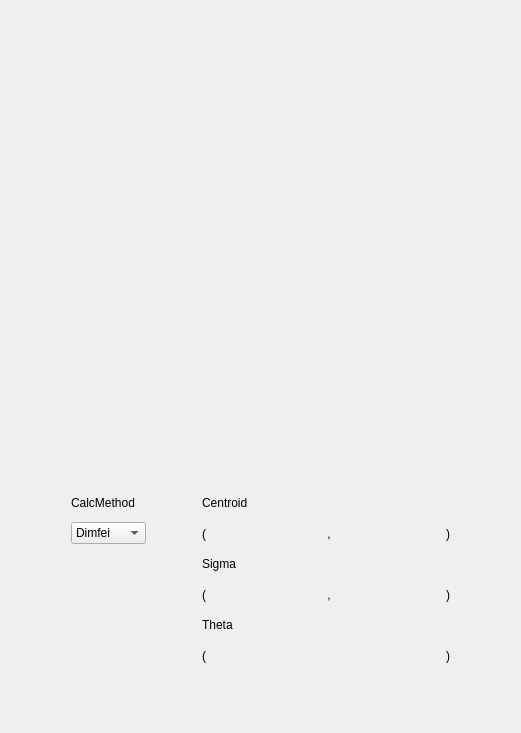
     <widget class="QWidget" name="Scrn4">
      <attribute name="title">
       <string> Scrn 4  </string>
      </attribute>
      <layout class="QVBoxLayout" name="verticalLayout_11">
       <item>
        <spacer name="verticalSpacer_18">
         <property name="orientation">
          <enum>Qt::Vertical</enum>
         </property>
         <property name="sizeHint" stdset="0">
          <size>
           <width>20</width>
           <height>40</height>
          </size>
         </property>
        </spacer>
       </item>
       <item>
        <widget class="QWidget" name="widget_Scrn4" native="true">
         <property name="minimumSize">
          <size>
           <width>0</width>
           <height>0</height>
          </size>
         </property>
         <layout class="QVBoxLayout" name="verticalLayout_12">
          <property name="leftMargin">
           <number>0</number>
          </property>
          <property name="topMargin">
           <number>0</number>
          </property>
          <property name="rightMargin">
           <number>0</number>
          </property>
          <property name="bottomMargin">
           <number>0</number>
          </property>
          <item>
           <widget class="PyDMImageView" name="PyDMImageView_Scrn4">
            <property name="minimumSize">
             <size>
              <width>499</width>
              <height>390</height>
             </size>
            </property>
            <property name="maximumSize">
             <size>
              <width>499</width>
              <height>390</height>
             </size>
            </property>
            <property name="toolTip">
             <string/>
            </property>
            <property name="whatsThis">
             <string/>
            </property>
            <property name="imageChannel" stdset="0">
             <string>ca://TS-04:DI-Scrn-3:&amp;&amp;dataarray$$</string>
            </property>
            <property name="widthChannel" stdset="0">
             <string>ca://TS-04:DI-Scrn-3:$$width$$</string>
            </property>
           </widget>
          </item>
          <item>
           <spacer name="verticalSpacer_17">
            <property name="orientation">
             <enum>Qt::Vertical</enum>
            </property>
            <property name="sizeHint" stdset="0">
             <size>
              <width>20</width>
              <height>40</height>
             </size>
            </property>
           </spacer>
          </item>
          <item>
           <widget class="QWidget" name="widget_Calculations_Scrn4" native="true">
            <layout class="QGridLayout" name="gridLayout_73">
             <item row="3" column="3" colspan="6">
              <widget class="QLabel" name="label_Sigma_Scrn4">
               <property name="text">
                <string>Sigma</string>
               </property>
              </widget>
             </item>
             <item row="1" column="3" colspan="6">
              <widget class="QLabel" name="label_Centroid_Scrn4">
               <property name="text">
                <string>Centroid</string>
               </property>
              </widget>
             </item>
             <item row="2" column="1">
              <widget class="PyDMEnumComboBox" name="PyDMEnumComboBox_CalcMethod_Scrn4">
               <property name="enabled">
                <bool>true</bool>
               </property>
               <property name="sizePolicy">
                <sizepolicy hsizetype="Preferred" vsizetype="Maximum">
                 <horstretch>0</horstretch>
                 <verstretch>0</verstretch>
                </sizepolicy>
               </property>
               <property name="toolTip">
                <string/>
               </property>
               <property name="whatsThis">
                <string/>
               </property>
               <item>
                <property name="text">
                 <string>Dimfei</string>
                </property>
               </item>
               <item>
                <property name="text">
                 <string>NDStats</string>
                </property>
               </item>
              </widget>
             </item>
             <item row="2" column="7">
              <widget class="QFrame" name="frame_CentroidY_Scrn4">
               <property name="minimumSize">
                <size>
                 <width>100</width>
                 <height>35</height>
                </size>
               </property>
               <property name="frameShape">
                <enum>QFrame::NoFrame</enum>
               </property>
               <property name="frameShadow">
                <enum>QFrame::Raised</enum>
               </property>
               <widget class="PyDMLabel" name="PyDMLabel_CenterYDimfei_Scrn4">
                <property name="geometry">
                 <rect>
                  <x>10</x>
                  <y>10</y>
                  <width>80</width>
                  <height>18</height>
                 </rect>
                </property>
                <property name="toolTip">
                 <string/>
                </property>
                <property name="whatsThis">
                 <string/>
                </property>
               </widget>
               <widget class="PyDMLabel" name="PyDMLabel_CenterYNDStats_Scrn4">
                <property name="geometry">
                 <rect>
                  <x>10</x>
                  <y>10</y>
                  <width>80</width>
                  <height>18</height>
                 </rect>
                </property>
                <property name="toolTip">
                 <string/>
                </property>
                <property name="whatsThis">
                 <string/>
                </property>
               </widget>
              </widget>
             </item>
             <item row="6" column="8">
              <widget class="QLabel" name="label_1_51">
               <property name="styleSheet">
                <string notr="true">font: 14pt &quot;Ubuntu&quot;;</string>
               </property>
               <property name="text">
                <string>)</string>
               </property>
              </widget>
             </item>
             <item row="2" column="6">
              <widget class="QLabel" name="label_1_52">
               <property name="styleSheet">
                <string notr="true">font: 14pt &quot;Ubuntu&quot;;</string>
               </property>
               <property name="text">
                <string> , </string>
               </property>
              </widget>
             </item>
             <item row="4" column="8">
              <widget class="QLabel" name="label_1_53">
               <property name="styleSheet">
                <string notr="true">font: 14pt &quot;Ubuntu&quot;;</string>
               </property>
               <property name="text">
                <string>)</string>
               </property>
              </widget>
             </item>
             <item row="4" column="3">
              <widget class="QLabel" name="label_1_54">
               <property name="styleSheet">
                <string notr="true">font: 14pt &quot;Ubuntu&quot;;</string>
               </property>
               <property name="text">
                <string>(</string>
               </property>
              </widget>
             </item>
             <item row="2" column="4">
              <widget class="QFrame" name="frame_CentroidX_Scrn4">
               <property name="minimumSize">
                <size>
                 <width>100</width>
                 <height>35</height>
                </size>
               </property>
               <property name="frameShape">
                <enum>QFrame::NoFrame</enum>
               </property>
               <property name="frameShadow">
                <enum>QFrame::Raised</enum>
               </property>
               <widget class="PyDMLabel" name="PyDMLabel_CenterXNDStats_Scrn4">
                <property name="geometry">
                 <rect>
                  <x>10</x>
                  <y>10</y>
                  <width>80</width>
                  <height>18</height>
                 </rect>
                </property>
                <property name="toolTip">
                 <string/>
                </property>
                <property name="whatsThis">
                 <string/>
                </property>
               </widget>
               <widget class="PyDMLabel" name="PyDMLabel_CenterXDimfei_Scrn4">
                <property name="geometry">
                 <rect>
                  <x>10</x>
                  <y>10</y>
                  <width>80</width>
                  <height>18</height>
                 </rect>
                </property>
                <property name="toolTip">
                 <string/>
                </property>
                <property name="whatsThis">
                 <string/>
                </property>
               </widget>
              </widget>
             </item>
             <item row="5" column="3" colspan="6">
              <widget class="QLabel" name="label_Theta_Scrn4">
               <property name="text">
                <string>Theta</string>
               </property>
              </widget>
             </item>
             <item row="4" column="7">
              <widget class="QFrame" name="frame_SigmaY_Scrn4">
               <property name="minimumSize">
                <size>
                 <width>100</width>
                 <height>35</height>
                </size>
               </property>
               <property name="frameShape">
                <enum>QFrame::NoFrame</enum>
               </property>
               <property name="frameShadow">
                <enum>QFrame::Raised</enum>
               </property>
               <widget class="PyDMLabel" name="PyDMLabel_SigmaYNDStats_Scrn4">
                <property name="geometry">
                 <rect>
                  <x>10</x>
                  <y>10</y>
                  <width>80</width>
                  <height>18</height>
                 </rect>
                </property>
                <property name="toolTip">
                 <string/>
                </property>
                <property name="whatsThis">
                 <string/>
                </property>
               </widget>
               <widget class="PyDMLabel" name="PyDMLabel_SigmaYDimfei_Scrn4">
                <property name="geometry">
                 <rect>
                  <x>10</x>
                  <y>10</y>
                  <width>80</width>
                  <height>18</height>
                 </rect>
                </property>
                <property name="toolTip">
                 <string/>
                </property>
                <property name="whatsThis">
                 <string/>
                </property>
               </widget>
              </widget>
             </item>
             <item row="6" column="4" colspan="4">
              <widget class="QFrame" name="frame_Orientation_Scrn4">
               <property name="minimumSize">
                <size>
                 <width>100</width>
                 <height>35</height>
                </size>
               </property>
               <property name="frameShape">
                <enum>QFrame::NoFrame</enum>
               </property>
               <property name="frameShadow">
                <enum>QFrame::Raised</enum>
               </property>
               <widget class="PyDMLabel" name="PyDMLabel_ThetaNDStats_Scrn4">
                <property name="geometry">
                 <rect>
                  <x>80</x>
                  <y>10</y>
                  <width>80</width>
                  <height>18</height>
                 </rect>
                </property>
                <property name="toolTip">
                 <string/>
                </property>
                <property name="whatsThis">
                 <string/>
                </property>
                <property name="alignment">
                 <set>Qt::AlignCenter</set>
                </property>
               </widget>
               <widget class="PyDMLabel" name="PyDMLabel_ThetaDimfei_Scrn4">
                <property name="geometry">
                 <rect>
                  <x>80</x>
                  <y>10</y>
                  <width>80</width>
                  <height>18</height>
                 </rect>
                </property>
                <property name="toolTip">
                 <string/>
                </property>
                <property name="whatsThis">
                 <string/>
                </property>
                <property name="alignment">
                 <set>Qt::AlignCenter</set>
                </property>
               </widget>
              </widget>
             </item>
             <item row="6" column="3">
              <widget class="QLabel" name="label_1_55">
               <property name="styleSheet">
                <string notr="true">font: 14pt &quot;Ubuntu&quot;;</string>
               </property>
               <property name="text">
                <string>(</string>
               </property>
              </widget>
             </item>
             <item row="2" column="3">
              <widget class="QLabel" name="label_1_56">
               <property name="styleSheet">
                <string notr="true">font: 14pt &quot;Ubuntu&quot;;</string>
               </property>
               <property name="text">
                <string>(</string>
               </property>
              </widget>
             </item>
             <item row="2" column="8">
              <widget class="QLabel" name="label_1_57">
               <property name="styleSheet">
                <string notr="true">font: 14pt &quot;Ubuntu&quot;;</string>
               </property>
               <property name="text">
                <string>)</string>
               </property>
              </widget>
             </item>
             <item row="4" column="4">
              <widget class="QFrame" name="frame_SigmaX_Scrn4">
               <property name="minimumSize">
                <size>
                 <width>100</width>
                 <height>35</height>
                </size>
               </property>
               <property name="frameShape">
                <enum>QFrame::NoFrame</enum>
               </property>
               <property name="frameShadow">
                <enum>QFrame::Raised</enum>
               </property>
               <widget class="PyDMLabel" name="PyDMLabel_SigmaXNDStats_Scrn4">
                <property name="geometry">
                 <rect>
                  <x>10</x>
                  <y>10</y>
                  <width>80</width>
                  <height>18</height>
                 </rect>
                </property>
                <property name="toolTip">
                 <string/>
                </property>
                <property name="whatsThis">
                 <string/>
                </property>
               </widget>
               <widget class="PyDMLabel" name="PyDMLabel_SigmaXDimfei_Scrn4">
                <property name="geometry">
                 <rect>
                  <x>10</x>
                  <y>10</y>
                  <width>80</width>
                  <height>18</height>
                 </rect>
                </property>
                <property name="toolTip">
                 <string/>
                </property>
                <property name="whatsThis">
                 <string/>
                </property>
               </widget>
              </widget>
             </item>
             <item row="4" column="6">
              <widget class="QLabel" name="label_1_58">
               <property name="styleSheet">
                <string notr="true">font: 14pt &quot;Ubuntu&quot;;</string>
               </property>
               <property name="text">
                <string> , </string>
               </property>
              </widget>
             </item>
             <item row="2" column="2">
              <spacer name="horizontalSpacer_19">
               <property name="orientation">
                <enum>Qt::Horizontal</enum>
               </property>
               <property name="sizeHint" stdset="0">
                <size>
                 <width>40</width>
                 <height>20</height>
                </size>
               </property>
              </spacer>
             </item>
             <item row="1" column="1">
              <widget class="QLabel" name="label_CalcMethod_Scrn4">
               <property name="text">
                <string>CalcMethod</string>
               </property>
              </widget>
             </item>
             <item row="2" column="0">
              <spacer name="horizontalSpacer_20">
               <property name="orientation">
                <enum>Qt::Horizontal</enum>
               </property>
               <property name="sizeHint" stdset="0">
                <size>
                 <width>40</width>
                 <height>20</height>
                </size>
               </property>
              </spacer>
             </item>
             <item row="2" column="9">
              <spacer name="horizontalSpacer_21">
               <property name="orientation">
                <enum>Qt::Horizontal</enum>
               </property>
               <property name="sizeHint" stdset="0">
                <size>
                 <width>40</width>
                 <height>20</height>
                </size>
               </property>
              </spacer>
             </item>
            </layout>
           </widget>
          </item>
         </layout>
        </widget>
       </item>
       <item>
        <spacer name="verticalSpacer_19">
         <property name="orientation">
          <enum>Qt::Vertical</enum>
         </property>
         <property name="sizeHint" stdset="0">
          <size>
           <width>20</width>
           <height>40</height>
          </size>
         </property>
        </spacer>
       </item>
      </layout>
     </widget>
